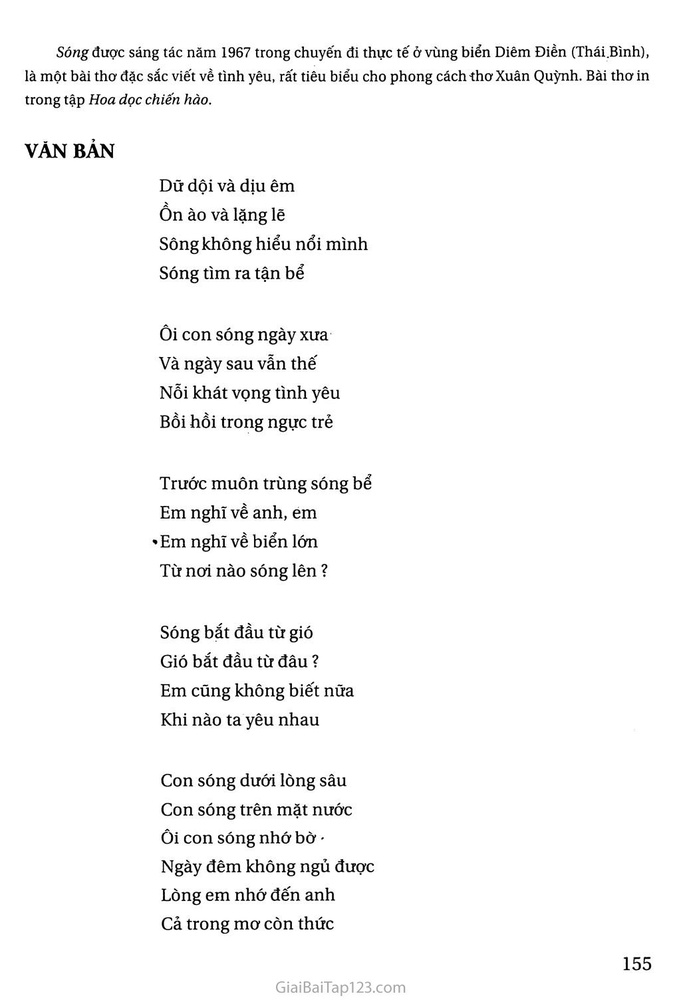
#> input picture test images/test.jpg, 681 x 1000 px, shrunk from 1024 x 1504 before the run, found by its file name
$ python simple_ocr_with_tesseract.py
#> lines starting #> are read from the running program, lines starting #| are printed output that depends on the picture; after the words box and inside, x2 and y2 are one past the last pixel; in counts of white or black regions, pixels touching at a corner belong together
#!/usr/bin/env python
# coding: utf-8


# import the necessary packages
from PIL import Image
import pytesseract
import cv2
import os
import numpy as np
import re
import matplotlib.pyplot as plt
pytesseract.pytesseract.tesseract_cmd = r'C:/.../tesseract.exe'           # trỏ đến đường dẫn của core file của thư viện Tesseract OCR: tesseract.exe


# load the example image and convert it to grayscale
image = cv2.imread('test.jpg')
#> image is the input picture: shape (1000, 681, 3); min 0, max 255, mean 247.2

""" Một số phép tiền xử lý ảnh trước khi đưa qua Tesseract nhận diện """
gray = cv2.cvtColor(image, cv2.COLOR_BGR2GRAY)
# check to see if we should apply thresholding to preprocess the image
gray = cv2.threshold(gray, 0, 255, cv2.THRESH_BINARY | cv2.THRESH_OTSU)[1]
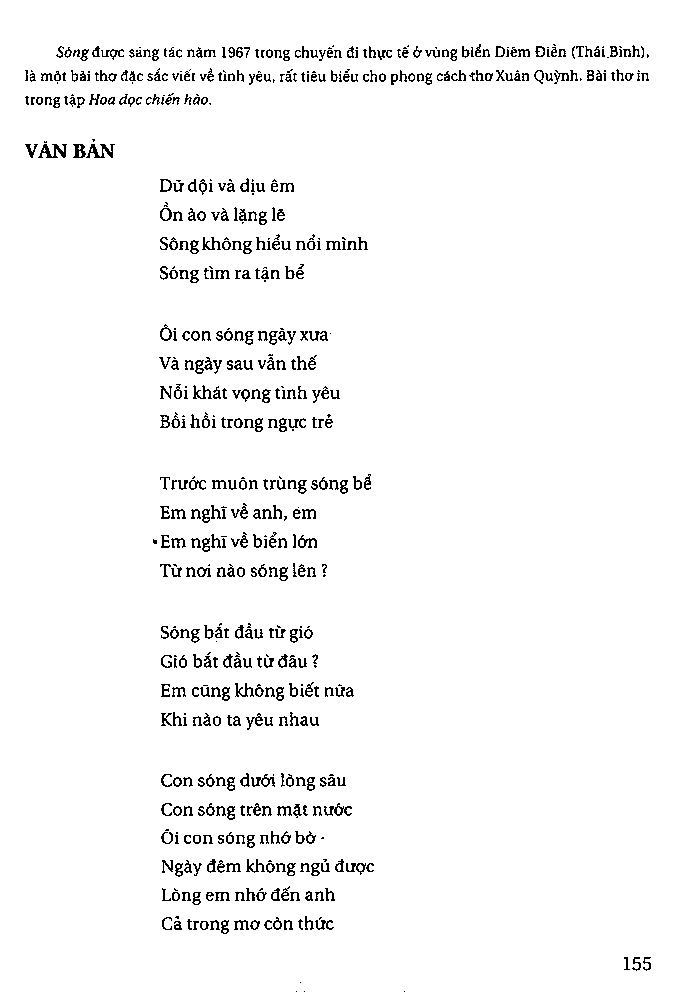
#> gray: shape (1000, 681); 96.6% white; black in thin lines or dots, all inside (x1, y1, x2, y2) = (25, 44, 651, 992)
# make a check to see if median blurring should be done to remove noise
gray = cv2.medianBlur(gray, 3)
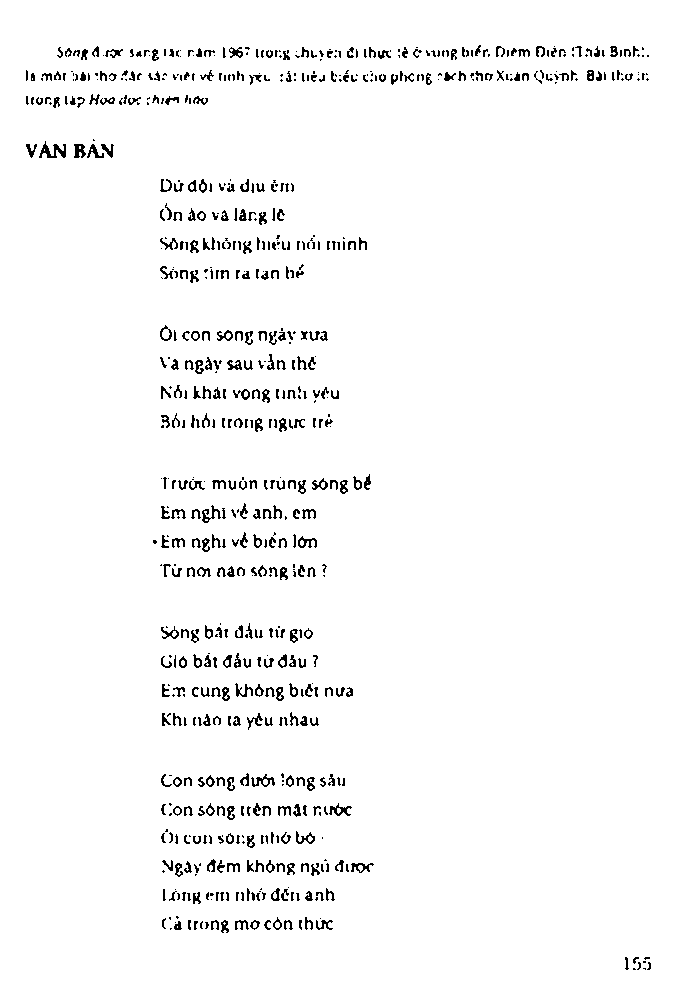
#> gray: shape (1000, 681); 97% white; black in thin lines or dots, all inside (x1, y1, x2, y2) = (26, 45, 651, 970)
# write the grayscale image to disk as a temporary file so we can apply OCR to it
filename = "{}.png".format(os.getpid())
cv2.imwrite(filename, image)
plt.imshow(image)


# Cuối cùng chúng ta có thể áp dụng OCR cho hình ảnh của mình bằng cách sử dụng Tesseract Python:


# load the image as a PIL/Pillow image, apply OCR, and then delete the temporary file
#> (the run stopped early here; a loop or call above may not have finished)
